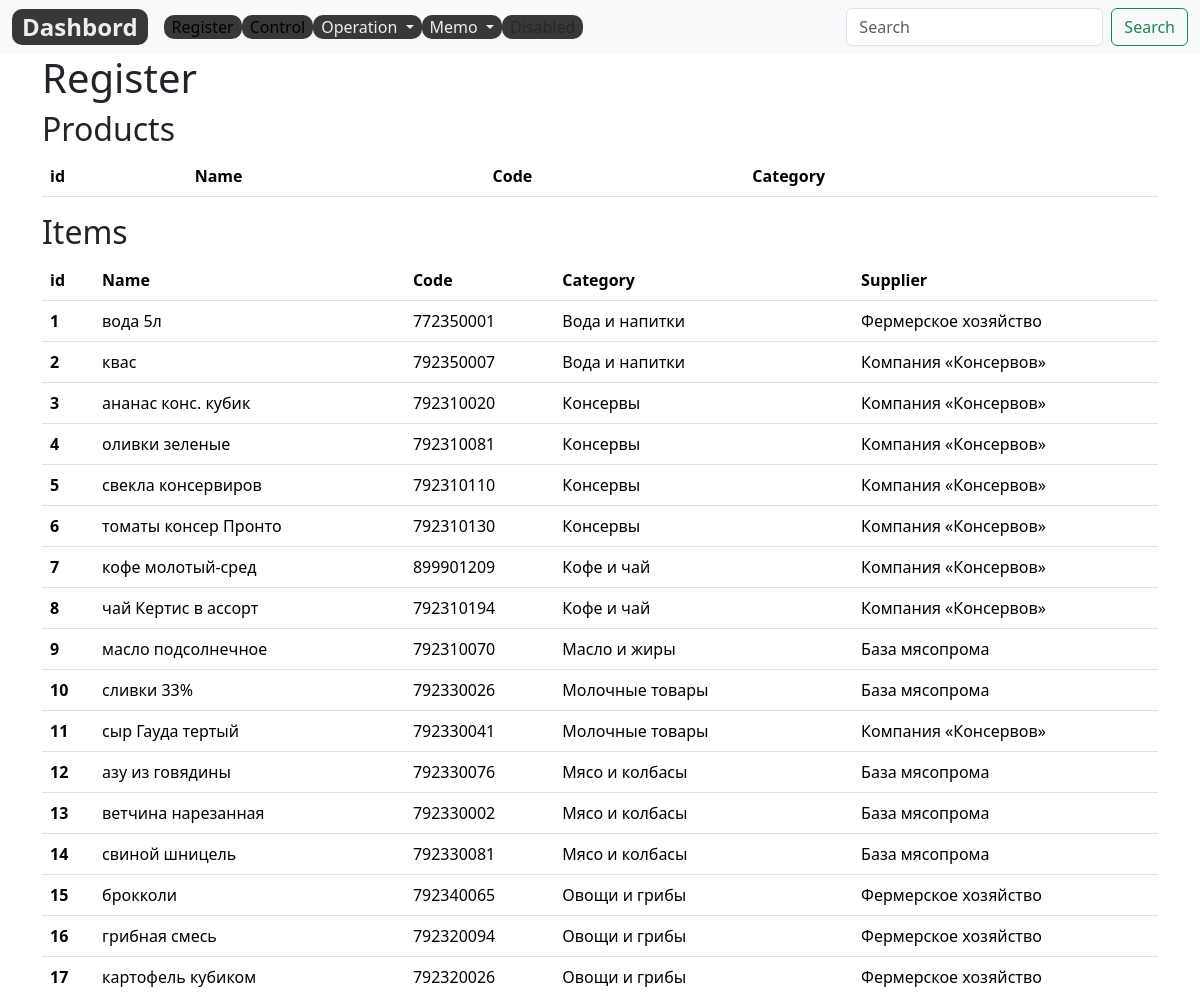
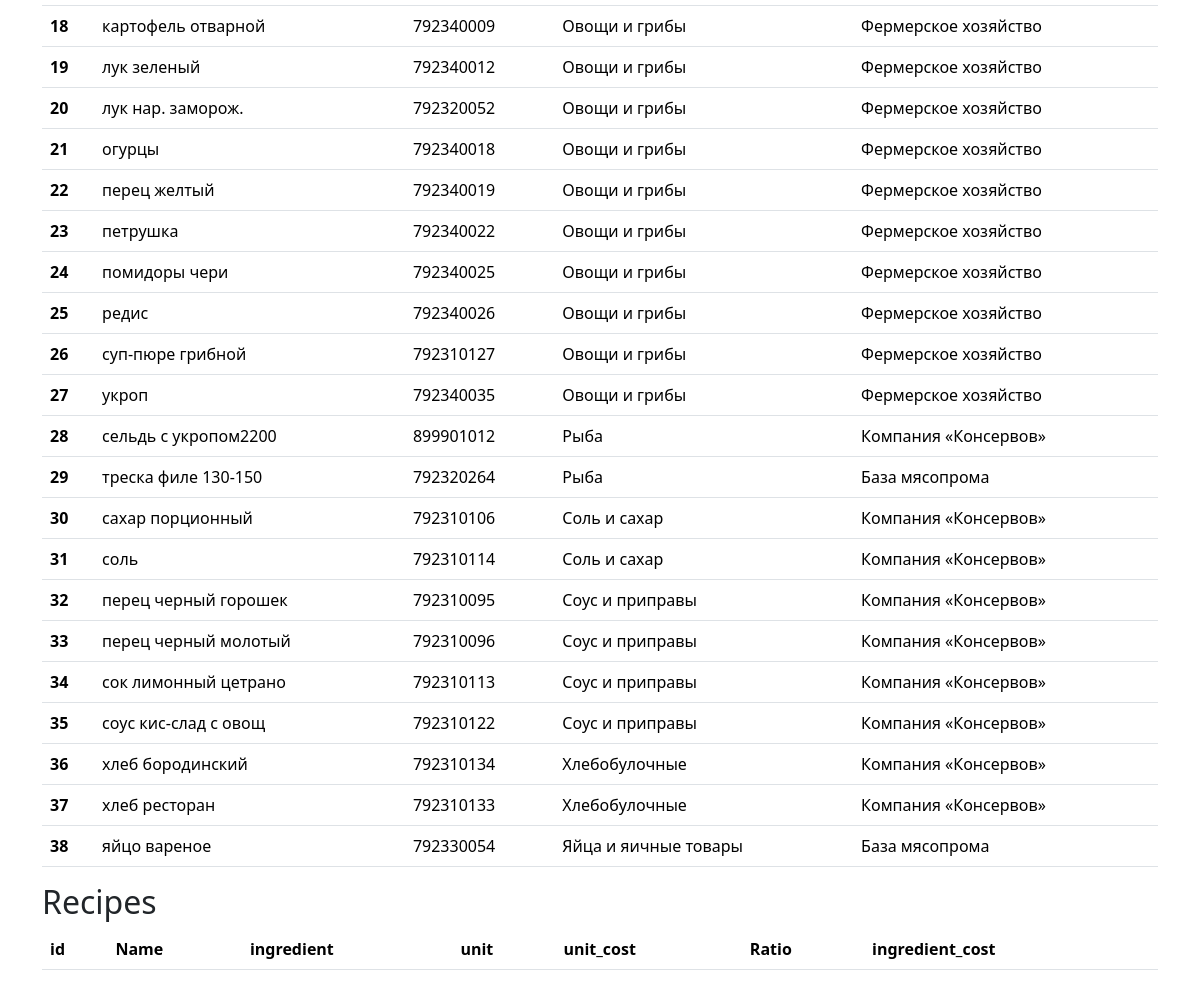
Screenshot of /register/ with the database file from the repository (2 pictures, top to bottom).
### register/models.py (models this page shows, shortened)
class Item(models.Model):
    code=models.DecimalField(max_digits=12, unique=True, help_text="Не более 12 знаков",decimal_places=0,null=True,verbose_name='Код')
    name = models.CharField(max_length=200, help_text="Не более 200 знаков", unique=True,db_index=True)
    category = models.ForeignKey(
        CategoryItem, related_name='item', on_delete=models.CASCADE)
    supplier=models.ForeignKey(Supplier, related_name='item',on_delete=models.CASCADE)
    unit = models.CharField(max_length=50, help_text="Не более 50 знаков", choices=UNITS ) # pounds, lbs, oz ,grams, etc
    unit_cost = models.DecimalField(max_digits=10, help_text="Не более 10 знаков",decimal_places=2)
    description = models.TextField(blank=True, null=True)
    available = models.BooleanField(default=True)
    slug= models.SlugField(max_length=255, verbose_name='Url', unique=True)
    created_date= models.DateField(auto_now_add=True, verbose_name='Создан',null=True)
    updated_date = models.DateField(auto_now=True,  verbose_name='Изменен', null=True)
    class Meta:
        ordering = ['category','name']
        verbose_name = 'Товар'
        verbose_name_plural = 'Товары'

class CategoryItem(models.Model):
    code= models.DecimalField(max_digits=5, help_text="Не более 5 цифр", decimal_places=0, unique=True,verbose_name='Код')
    name = models.CharField(max_length=200, help_text="Не более 200 знаков", db_index=True, verbose_name='Категория')
    slug= models.SlugField(max_length=255, verbose_name='Url', unique=True)
    class Meta:
        ordering = ['name']
        verbose_name = 'Категория товара'
        verbose_name_plural = 'Категории товаров'
    def __str__(self):
        return self.name

class Supplier(models.Model):
    code=models.DecimalField(max_digits=4, help_text="Не более 4 знаков", decimal_places=0, unique=True)
    name = models.CharField(max_length=200, help_text="Не более 200 знаков",db_index=True)
    slug= models.SlugField(max_length=255, verbose_name='Url', unique=True)
    address = models.CharField(max_length=220)
    created_date = models.DateField(auto_now_add=True)
    class Meta:
        ordering = ['name']
        verbose_name = 'Поставщик'
        verbose_name_plural = 'Поставщики'
    def __str__(self):
        return self.name

### register/views.py (the view)
# urls.py: path('', include('register.urls')),
def register(request):
    suppliers = Supplier.objects.all()
    items = Item.objects.all()
    products=Product.objects.all()
    recipes=RecipeIngredient.objects.all()
    categoryitems=CategoryItem.objects.all()
    categories = Category.objects.all() # Передано в news/templatetags/news_tags.py
    context = {
        'suppliers': suppliers,
        'items': items,
        'products': products,
        'recipes': recipes,
        'categoryitems': categoryitems,
        'categories': categories,
        'title':'Register'
    }
    return render(request, template_name='register/register.html', context=context)

### register/templates/register/register.html (shortened to what this page needs)
{% extends 'base_simple.html' %}
{% load static %}
{% block content %}
<div class="container">
  <h1>Register</h1>
  <h2>Products</h2>
  <table class="table">
    <thead>
      <tr>
        <th scope="col">id</th>
        <th scope="col">Name</th>
        <th scope="col">Code</th>
        <th scope="col">Category</th>
      </tr>
    </thead>
  </table>
  <h2>Items</h2>
  <table class="table">
    <thead>
      <tr>
        <th scope="col">id</th>
        <th scope="col">Name</th>
        <th scope="col">Code</th>
        <th scope="col">Category</th>
        <th scope="col">Supplier</th>
      </tr>
    </thead>
    <tbody>
      {% for item in items%}
      <tr>
        <th scope="row">{{item.id}}</th>
        <td>{{item.name}}</td>
        <td>{{item.code}}</td>
        <td>{{item.category}}</td>
        <td>{{item.supplier}}</td>
      </tr>
      {% endfor %}
    </tbody>
  </table>
  <h2>Recipes</h2>
  <table class="table">
    <thead>
      <tr>
        <th scope="col">id</th>
        <th scope="col">Name</th>
        <th scope="col">ingredient</th>
        <th scope="col">unit</th>
        <th scope="col">unit_cost</th>
        <th scope="col">Ratio</th>
        <th scope="col">ingredient_cost</th>
      </tr>
    </thead>
  </table>
</div>
{% endblock %}

### rows the page displays
Item: id "1", name "вода 5л", code "772350001", category "Вода и напитки", supplier "Фермерское хозяйство"
Item: id "2", name "квас", code "792350007", category "Вода и напитки", supplier "Компания «Консервов»"
Item: id "3", name "ананас конс. кубик", code "792310020", category "Консервы", supplier "Компания «Консервов»"
Item: id "4", name "оливки зеленые", code "792310081", category "Консервы", supplier "Компания «Консервов»"
Item: id "5", name "свекла консервиров", code "792310110", category "Консервы", supplier "Компания «Консервов»"
Item: id "6", name "томаты консер Пронто", code "792310130", category "Консервы", supplier "Компания «Консервов»"
Item: id "7", name "кофе молотый-сред", code "899901209", category "Кофе и чай", supplier "Компания «Консервов»"
Item: id "8", name "чай Кертис в ассорт", code "792310194", category "Кофе и чай", supplier "Компания «Консервов»"
Item: id "9", name "масло подсолнечное", code "792310070", category "Масло и жиры", supplier "База мясопрома"
Item: id "10", name "сливки 33%", code "792330026", category "Молочные товары", supplier "База мясопрома"
Item: id "11", name "сыр Гауда тертый", code "792330041", category "Молочные товары", supplier "Компания «Консервов»"
Item: id "12", name "азу из говядины", code "792330076", category "Мясо и колбасы", supplier "База мясопрома"
Item: id "13", name "ветчина нарезанная", code "792330002", category "Мясо и колбасы", supplier "База мясопрома"
Item: id "14", name "свиной шницель", code "792330081", category "Мясо и колбасы", supplier "База мясопрома"
Item: id "15", name "брокколи", code "792340065", category "Овощи и грибы", supplier "Фермерское хозяйство"
Item: id "16", name "грибная смесь", code "792320094", category "Овощи и грибы", supplier "Фермерское хозяйство"
Item: id "17", name "картофель кубиком", code "792320026", category "Овощи и грибы", supplier "Фермерское хозяйство"
Item: id "18", name "картофель отварной", code "792340009", category "Овощи и грибы", supplier "Фермерское хозяйство"
Item: id "19", name "лук зеленый", code "792340012", category "Овощи и грибы", supplier "Фермерское хозяйство"
Item: id "20", name "лук нар. заморож.", code "792320052", category "Овощи и грибы", supplier "Фермерское хозяйство"
Item: id "21", name "огурцы", code "792340018", category "Овощи и грибы", supplier "Фермерское хозяйство"
Item: id "22", name "перец желтый", code "792340019", category "Овощи и грибы", supplier "Фермерское хозяйство"
Item: id "23", name "петрушка", code "792340022", category "Овощи и грибы", supplier "Фермерское хозяйство"
Item: id "24", name "помидоры чери", code "792340025", category "Овощи и грибы", supplier "Фермерское хозяйство"
Item: id "25", name "редис", code "792340026", category "Овощи и грибы", supplier "Фермерское хозяйство"
Item: id "26", name "суп-пюре грибной", code "792310127", category "Овощи и грибы", supplier "Фермерское хозяйство"
Item: id "27", name "укроп", code "792340035", category "Овощи и грибы", supplier "Фермерское хозяйство"
Item: id "28", name "сельдь с укропом2200", code "899901012", category "Рыба", supplier "Компания «Консервов»"
Item: id "29", name "треска филе 130-150", code "792320264", category "Рыба", supplier "База мясопрома"
Item: id "30", name "сахар порционный", code "792310106", category "Соль и сахар", supplier "Компания «Консервов»"
Item: id "31", name "соль", code "792310114", category "Соль и сахар", supplier "Компания «Консервов»"
Item: id "32", name "перец черный горошек", code "792310095", category "Соус и приправы", supplier "Компания «Консервов»"
Item: id "33", name "перец черный молотый", code "792310096", category "Соус и приправы", supplier "Компания «Консервов»"
Item: id "34", name "сок лимонный цетрано", code "792310113", category "Соус и приправы", supplier "Компания «Консервов»"
Item: id "35", name "соус кис-слад с овощ", code "792310122", category "Соус и приправы", supplier "Компания «Консервов»"
Item: id "36", name "хлеб бородинский", code "792310134", category "Хлебобулочные", supplier "Компания «Консервов»"
Item: id "37", name "хлеб ресторан", code "792310133", category "Хлебобулочные", supplier "Компания «Консервов»"
Item: id "38", name "яйцо вареное", code "792330054", category "Яйца и яичные товары", supplier "База мясопрома"
